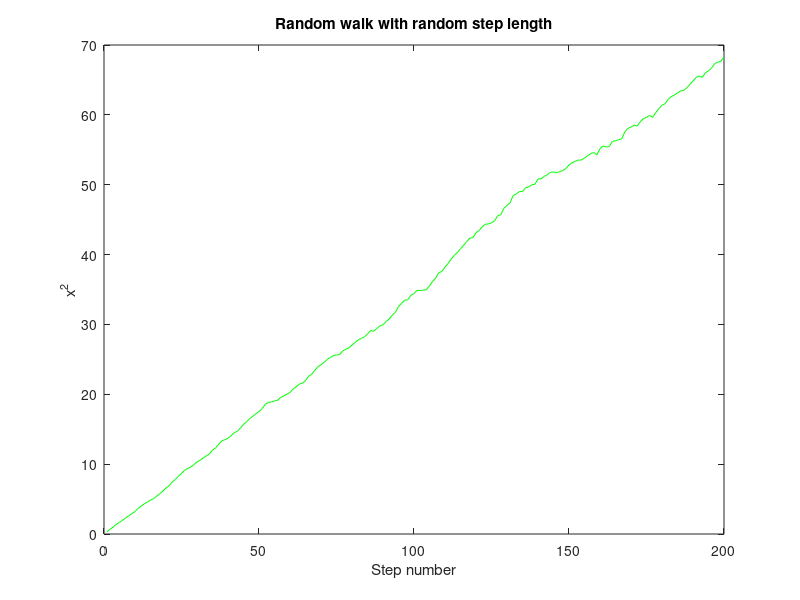

This chart was generated by the following MATLAB code:
clear;
number_of_walkers=1000;
number_of_steps=200;
step_number=zeros(1,number_of_steps);
x2ave=zeros(1,number_of_steps);
step_number_array=[1:1:number_of_steps];
for r=1:number_of_walkers;
 x=0;
 y=0;

 for i=1:number_of_steps;
 if rand<0.5;
 x=x+rand;
 else
 x=x-rand;
 end;
 x2ave(i)=x2ave(i)+x^2;
 end;

end;
% Divide by number of walkers
x2ave= x2ave/number_of_walkers;
plot(step_number_array, x2ave, 'g');
title('Random walk with random step length');
xlabel('Step number');
ylabel('x^2');
